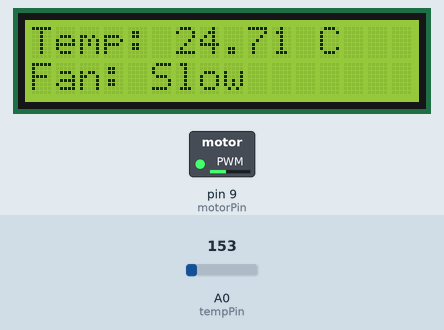
The sketch below on a simulated Arduino Uno, built with avr-gcc and run on an emulated ATmega328P. On the bench: 16×2 character LCD, switched loads named in the sketch (green lamp = pin HIGH). Inputs (shaded band) come from the test bench; at power-on: A0 (tempPin) = 153. What the sketch prints to the serial monitor is not drawn.

Above: at 1.2 s.
1.3 s: A0 (tempPin) set to 154
At 3.2 s:
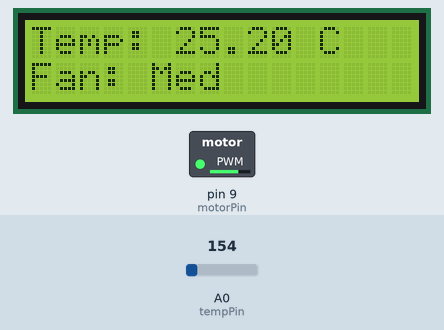
3.5 s: A0 (tempPin) set to 165
At 5.1 s:
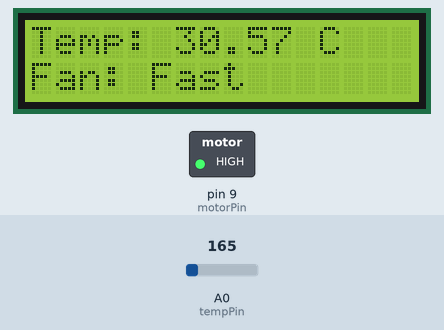
5.5 s: A0 (tempPin) set to 133
At 6.9 s:
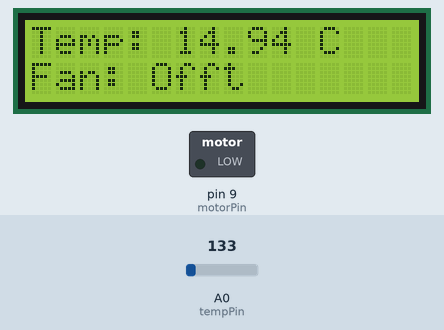
7.5 s: A0 (tempPin) set to 113
At 8.8 s:
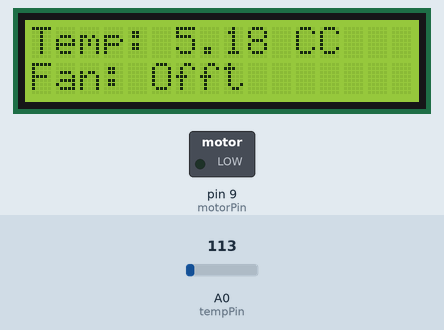
Timing chart, 0 to 10.5 s (numbered marks = the images above; inputs shaded):
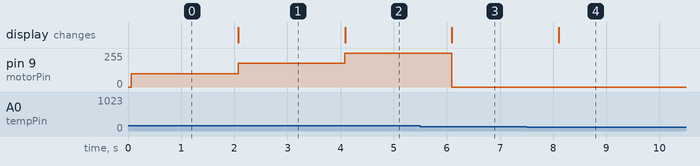

The sketch:

smart-fan.ino
```cpp
#include <LiquidCrystal.h>

const int tempPin = A0;
const int motorPin = 9;

// LCD pins: RS, E, D4, D5, D6, D7
LiquidCrystal lcd(12, 11, 5, 4, 3, 2);

void setup() {
 Serial.begin(9600);
 pinMode(motorPin, OUTPUT);
 lcd.begin(16, 2); // Initialize the LCD with 16 columns and 2 rows
 lcd.print("Temp: ");
}

void loop() {
 // Read temperature from TMP36
 int sensorValue = analogRead(tempPin);
 float voltage = (sensorValue / 1024.0) * 5.0;
 float temperatureC = (voltage - 0.5) * 100;

 // Print temperature to Serial Monitor
 Serial.print("Temperature: ");
 Serial.print(temperatureC);
 Serial.println(" °C");

 // Control fan speed based on temperature
 int fanSpeed = 0;
 if (temperatureC < 20) {
   analogWrite(motorPin, 0); // Fan off
   fanSpeed = 0;
 } else if (temperatureC >= 20 && temperatureC < 25) {
   analogWrite(motorPin, 100); // Slow speed
   fanSpeed = 1;
 } else if (temperatureC >= 25 && temperatureC < 30) {
   analogWrite(motorPin, 180); // Medium speed
   fanSpeed = 2;
 } else {
   analogWrite(motorPin, 255); // Full speed
   fanSpeed = 3;
 }

 // Display temperature and fan speed on LCD
 lcd.setCursor(0, 0); // Set cursor to the first row, first column
 lcd.print("Temp: ");
 lcd.print(temperatureC);
 lcd.print(" C");

 lcd.setCursor(0, 1); // Set cursor to the second row, first column
 lcd.print("Fan: ");
 if (fanSpeed == 0){
   lcd.print("Off");
 } else if (fanSpeed == 1){
   lcd.print("Slow");
 } else if (fanSpeed == 2){
   lcd.print("Med ");
 } else {
   lcd.print("Fast");
 }

 delay(1000); // Wait for 1 second
}
```

Measured:
- the behaviour switches between 153 and 154 on A0 (tempPin) (found by bisection; images 0 and 1)
- the behaviour switches between 123 and 122 on A0 (tempPin) (found by bisection; images 3 and 4)
- after the input at 1.3 s, pin 9 (motorPin): 100/255 → 180/255 after 0.77 s; the display: changes after 0.78 s (image 1)
- after the input at 3.5 s, pin 9 (motorPin): 180/255 → 255/255 after 0.58 s; the display: changes after 0.58 s (image 2)
- after the input at 5.5 s, pin 9 (motorPin): 255/255 → 0/255 after 0.59 s; the display: changes after 0.59 s (image 3)
- after the input at 7.5 s, the display: changes after 0.60 s (image 4)
